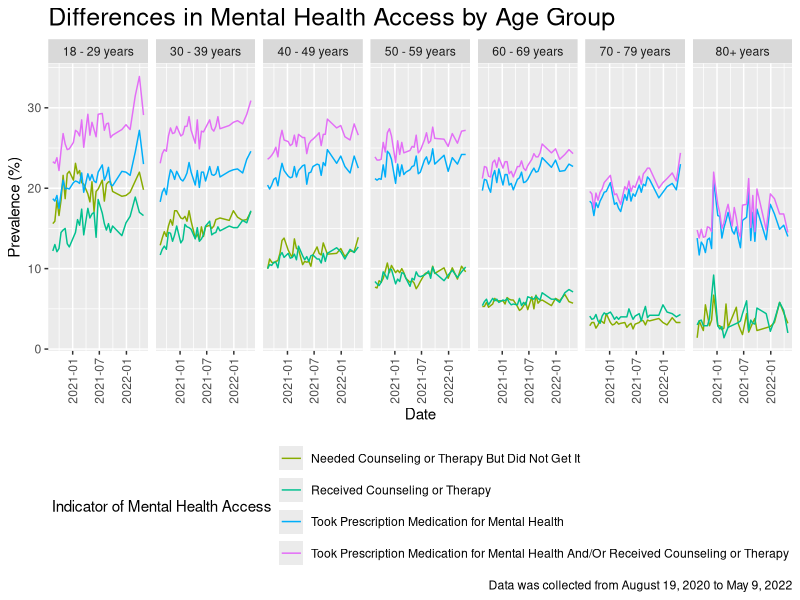
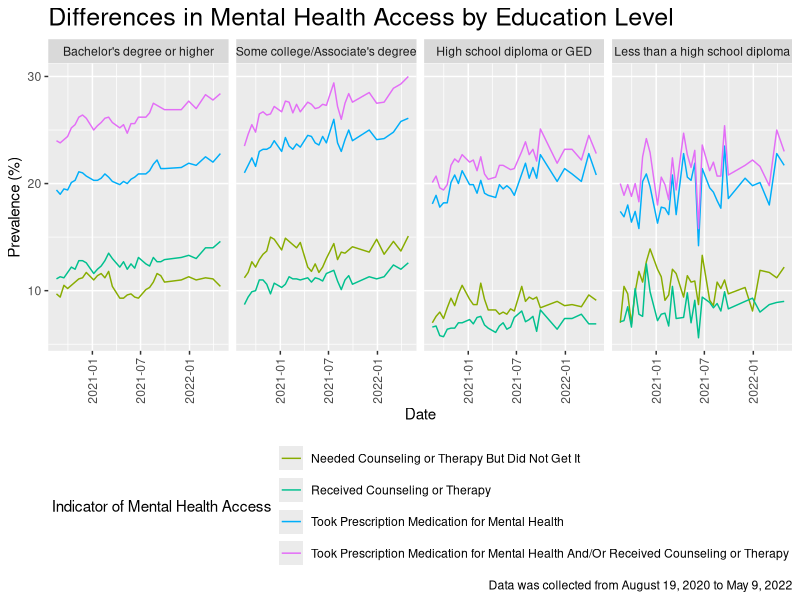
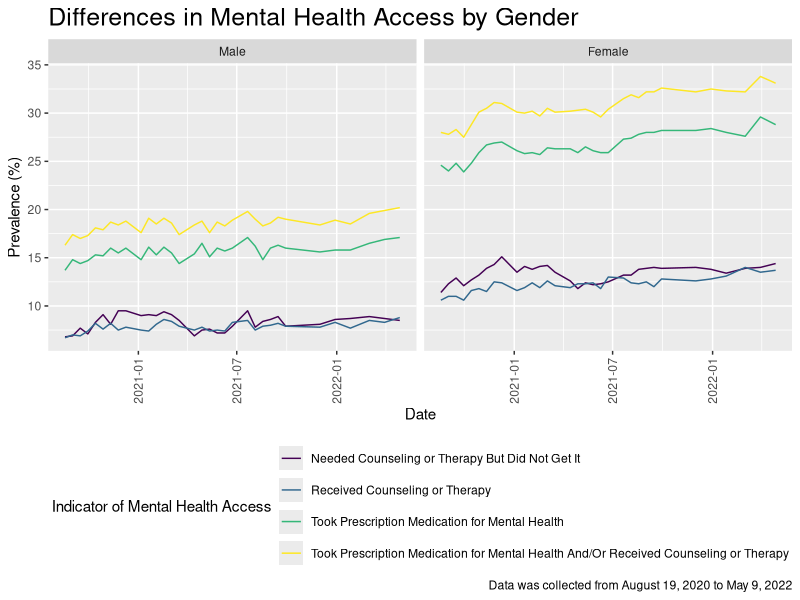
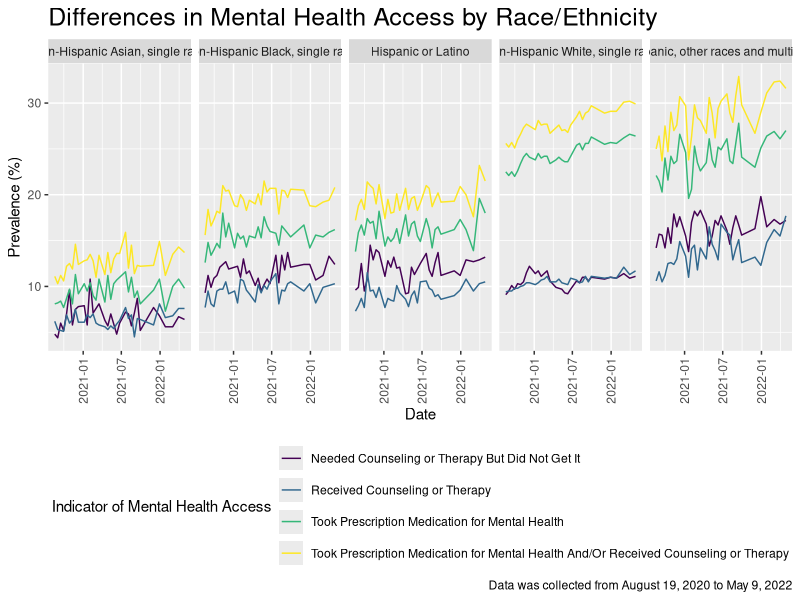
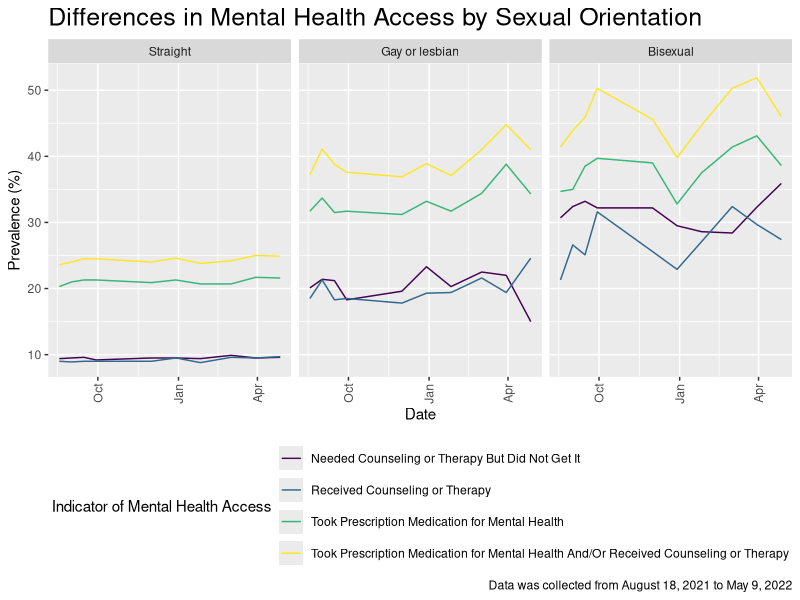

R code for these plots, in order:
## ---- chunk 1
knitr::opts_chunk$set(echo = TRUE)
## ---- chunk 2
library(tidyverse)

library(viridisLite)
viridisLite::viridis(10)

knitr::opts_chunk$set(
	echo = TRUE,
	warning = FALSE,
	fig.width = 9, 
  fig.height = 7,
  out.width = "90%"
)

theme_set(theme_minimal() + theme(legend.position = "bottom"))

options(
  ggplot2.continuous.colour = "viridis",
  ggplot2.continuous.fill = "viridis"
)

scale_colour_discrete = scale_colour_viridis_d
scale_fill_discrete = scale_fill_viridis_d

tidydata = 
  read.csv("data/tidydata.csv") |>
  mutate(
    start_dates = as.Date(start_dates))
## ---- chunk 3
#Filtering the dataset to age and united states
age_plot <- tidydata |> 
  filter(group == "Age", state == "United States")

#Renaming the "80 years and above" subgroup to 80+ years
age_plot$subgroup[age_plot$subgroup == "80 years and above"] = "80+ years"

#Ploting the age group
age_plot |> 
  group_by(indicator, start_dates, subgroup) |>
  ggplot(aes(x = start_dates, y = value, color = indicator)) +
  geom_line() +
  facet_grid(. ~ subgroup) +
  labs(
    x = "Date",
    y = "Prevalence (%)",
    title = "Differences in Mental Health Access by Age Group",
    caption = "Data was collected from August 19, 2020 to May 9, 2022",
    color = "Indicator of Mental Health Access") +
  theme_gray() +
  theme(
    legend.position = "bottom",
    plot.title = element_text(size = 18),
    axis.text.x = element_text(angle = 90, vjust = 0.5, hjust = 1)  # Rotate x-axis labels vertically
  ) +
  scale_color_hue(h = c(100, 300)) +
  guides(color = guide_legend(nrow = 4)) # Adding the legend guide adjustment
## ---- chunk 4
#Filtering the dataset to age and united states, re-level the subgroup, and plot the education plot 
ed_plot= 
  tidydata |>
  filter(group == "Education", state == "United States") |> 
   mutate(ed_name = forcats::fct_relevel(subgroup, c("Bachelor's degree or higher",
                                                     "Some college/Associate's degree", "High school diploma or GED", "Less than a high school diploma"))) |> 
  group_by(start_dates, ed_name, indicator) |> 
  ggplot(aes(x = start_dates, y = value, color = indicator)) +
  geom_line() +
  facet_grid(. ~ ed_name) +
  labs(
    x = "Date",
    y = "Prevalence (%)",
    title = "Differences in Mental Health Access by Education Level",
    caption = "Data was collected from August 19, 2020 to May 9, 2022",
    color = "Indicator of Mental Health Access") +
  theme_gray() +
  theme(
    legend.position = "bottom",
    plot.title = element_text(size = 18),
    axis.text.x = element_text(angle = 90, vjust = 0.5, hjust = 1)  # Rotate x-axis labels vertically
  ) +
  scale_color_hue(h = c(100, 300)) +
  guides(color = guide_legend(nrow = 4)) # Adding the legend guide adjustment

#View the education plot
ed_plot
## ---- chunk 5
tidydata |>
  filter(
    group == "Sex",
    state == "United States") |>
  mutate(gender = forcats::fct_relevel(subgroup, c("Male", "Female"))) |>
  group_by(indicator, start_dates, gender) |>
  ggplot(aes(x = start_dates, y = value, color = indicator)) +
  geom_line() +
  facet_grid(. ~ gender) +
  theme_gray() +
  theme(
    legend.position = "bottom",
    plot.title = element_text(size = 18),
    axis.text.x = element_text(angle = 90, vjust = 0.5, hjust = 1)) +
  guides(color = guide_legend(nrow = 4)) +
    labs(
    x = "Date",
    y = "Prevalence (%)",
    title = "Differences in Mental Health Access by Gender",
    caption = "Data was collected from August 19, 2020 to May 9, 2022",
    color = "Indicator of Mental Health Access")
## ---- chunk 6
tidydata |>
  filter(group == "Race/Hispanic ethnicity", state == "United States") |>
  mutate(race_ethnicity = forcats::fct_relevel(subgroup, c("Non-Hispanic Asian, single race", "Non-Hispanic Black, single race", "Hispanic or Latino", "Non-Hispanic White, single race", "Non-Hispanic, other races and multiple races"))) |>
  mutate(
    subgroup = replace(subgroup, subgroup == "Non-Hispanic Asian, single race", "Non-Hispanic Asian"),
    subgroup = replace(subgroup, subgroup == "Non-Hispanic Black, single race", "Non-Hispanic Black"),
    subgroup = replace(subgroup, subgroup == "Non-Hispanic White, single race", "Non-Hispanic White"),
    subgroup = replace(subgroup, subgroup == "Non-Hispanic, other races and multiple races", "Non-Hispanic Multi-racial")) |>
  group_by(indicator, start_dates, race_ethnicity) |>
  ggplot(aes(x = start_dates, y = value, color = indicator)) +
  geom_line() +
  facet_grid(. ~ race_ethnicity) +
  theme_grey() +
  theme(
    legend.position = "bottom",
    plot.title = element_text(size = 18),
    axis.text.x = element_text(angle = 90, vjust = 0.5, hjust = 1)) +
  guides(color = guide_legend(nrow = 4)) +
  labs(
    x = "Date",
    y = "Prevalence (%)",
    title = "Differences in Mental Health Access by Race/Ethnicity",
    caption = "Data was collected from August 19, 2020 to May 9, 2022",
    color = "Indicator of Mental Health Access")
## ---- chunk 7
tidydata |>
    filter(group == "Sexual orientation",
         state == "United States",
         week_number %in% c(24:33)) |>
  mutate(sexual_orientation = forcats::fct_relevel(subgroup, c("Straight", "Gay or lesbian", "Bisexual"))) |>
  group_by(start_dates, sexual_orientation, indicator) |>
  ggplot(aes(x = start_dates, y = value, color = indicator)) +
  geom_line() +
  facet_grid(. ~ sexual_orientation) +
  theme_grey() +
  theme(
    legend.position = "bottom",
    plot.title = element_text(size = 18),
    axis.text.x = element_text(angle = 90, vjust = 0.5, hjust = 1)) +
  guides(color = guide_legend(nrow = 4)) +
    labs(
    x = "Date",
    y = "Prevalence (%)",
    title = "Differences in Mental Health Access by Sexual Orientation",
    caption = "Data was collected from August 18, 2021 to May 9, 2022",
    color = "Indicator of Mental Health Access")
